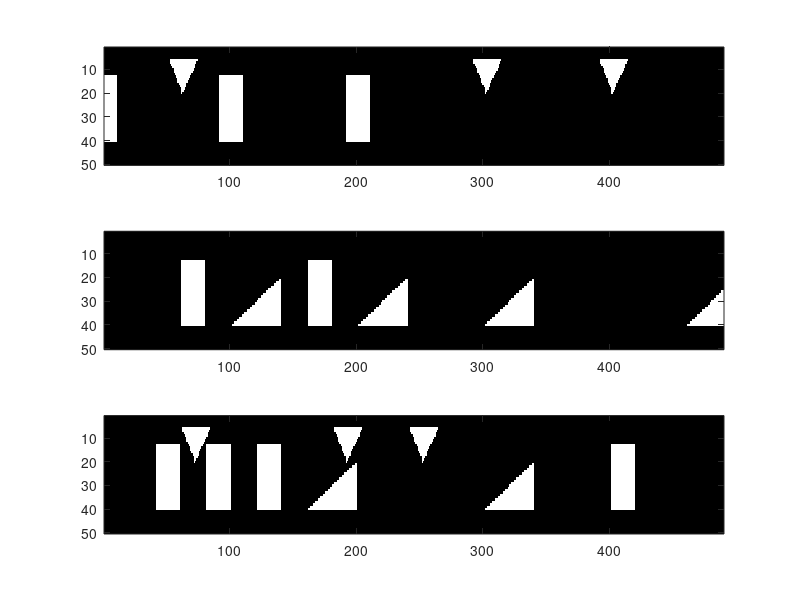

Write the MATLAB code that produced this figure.
clear 
close all;
% % %%%%parameters%%%%%%%
% % imageSize = [257 2497];
% % xBox = [1 49 49 1];
% % yBox = [50 50 149 149];
% % xTri = [1 99 50];
% % yTri = [20 20 100];
% % xRect = [1 150 150];
% % yRect = [200 200 100];
%%%%%%%smaller size%%%%%%
stripLength=3;
%%%%parameters%%%%%%%
imageSize = [50 500];
xBox = [1 20 20 1];
yBox = [12 12 40 40];
xBoxStrip = [1+stripLength 20-stripLength 20-stripLength 1+stripLength];
yBoxStrip = [12+stripLength 12+stripLength 40-stripLength 40-stripLength];
xTri = [1 25 12];
yTri = [5 5 20];
xTriStrip = [1+stripLength 25-stripLength 12];
yTriStrip = [5+stripLength 5+stripLength 20-stripLength];
xRect = [1 40 40];
yRect = [40 40 20];
xRectStrip = [1+2*stripLength 40-stripLength 40-stripLength];
yRectStrip = [40-stripLength 40-stripLength 20+stripLength];
image1 = zeros(imageSize);
% % actBox1 = [100 500 1000];
% % actTri1 = [300 1500 2000];
actBox1 = [0 100 200];
actTri1 = [60 300 400];
for i=1:length(actBox1)
    maskBox = poly2mask(xBox+actBox1(i),yBox,imageSize(1),imageSize(2));
    maskBoxStrip = poly2mask(xBoxStrip+actBox1(i),yBoxStrip,imageSize(1),imageSize(2));
    image1(maskBox)=120;
%     image1(maskBoxStrip)=0;
end

for i=1:length(actTri1)
    maskTri = poly2mask(xTri+actTri1(i),yTri,imageSize(1),imageSize(2));
    maskTriStrip = poly2mask(xTriStrip+actTri1(i),yTriStrip,imageSize(1),imageSize(2));
    image1(maskTri)=120;
%     image1(maskTriStrip)=0;
end
image{1}=image1(:,11:end);

image2 = zeros(imageSize);
% % actBox2 = [300 800];
% % actRect2 = [500 1000 1500 1800];
actBox2 = [60 160];
actRect2 = [100 200 300 460];
for i=1:length(actBox2)
    maskBox = poly2mask(xBox+actBox2(i),yBox,imageSize(1),imageSize(2));
    maskBoxStrip = poly2mask(xBoxStrip+actBox2(i),yBoxStrip,imageSize(1),imageSize(2));
    image2(maskBox)=255;
%     image2(maskBoxStrip)=0;
end
for i=1:length(actRect2)
    maskRect = poly2mask(xRect+actRect2(i),yRect,imageSize(1),imageSize(2));
    maskRectStrip = poly2mask(xRectStrip+actRect2(i),yRectStrip,imageSize(1),imageSize(2));
    image2(maskRect)=255;
%     image2(maskRectStrip)=0;
end
image{2}=image2(:,1:end-10);

image3 = zeros(imageSize);
% % actBox3 = [200 400 600 2000];
% % actTri3 = [300 900 1200];
% % actRect3 = [700  1500];
actBox3 = [40 80 120 400];
actTri3 = [60 180 240];
actRect3 = [160  300];
for i=1:length(actBox3)
    maskBox = poly2mask(xBox+actBox3(i),yBox,imageSize(1),imageSize(2));
    maskBoxStrip = poly2mask(xBoxStrip+actBox3(i),yBoxStrip,imageSize(1),imageSize(2));
    image3(maskBox)=200;
%     image3(maskBoxStrip)=0;
end
for i=1:length(actTri3)
    maskTri = poly2mask(xTri+actTri3(i),yTri,imageSize(1),imageSize(2));
    maskTriStrip = poly2mask(xTriStrip+actTri3(i),yTriStrip,imageSize(1),imageSize(2));
    image3(maskTri)=200;
%     image3(maskTriStrip)=0;
end
for i=1:length(actRect3)
    maskRect = poly2mask(xRect+actRect3(i),yRect,imageSize(1),imageSize(2));
    maskRectStrip = poly2mask(xRectStrip+actRect3(i),yRectStrip,imageSize(1),imageSize(2));
    image3(maskRect)=200;
%     image3(maskRectStrip)=0;
end
image{3}=image3(:,1:end-10);
figure(1)
for i=1:3
    subplot(3,1,i); imagesc(image{i}); colormap gray;
end

% % %%%%%%%display dictionary words%%%%%%%
% % F=imageSize(1);K=3;
% % Dplot={};
% % Dplot{1}=poly2mask(xBox,yBox,F,15);
% % Dplot{2}=poly2mask(xTri,yTri,F,25);
% % Dplot{3}=poly2mask(xRect,yRect,F,40);
% % for k=1:K
% %     figure;
% %     imshow(Dplot{k});
% % end
% % %%%%%%%%display activation signals%%%%%%%
% % Aplot(actBox1,1,1)=120;%120
% % Aplot(actTri1,2,1)=120;
% % Aplot(actBox2,1,2)=255;%255
% % Aplot(actRect2,3,2)=255;
% % Aplot(actBox3,1,3)=200;%200
% % Aplot(actTri3,2,3)=200;
% % Aplot(actRect3,3,3)=200;
% % N=3;
% % for n=1:N
% %     figure;
% %     plot(Aplot(:,1,n),'b','linewidth',3);
% %     figure;
% %     plot(Aplot(:,2,n),'r','linewidth',3);
% %     figure;
% %     plot(Aplot(:,3,n),'g','linewidth',3);
% % end

% save('toydata_forjose.mat','image');
save('imagesSmall','image');
